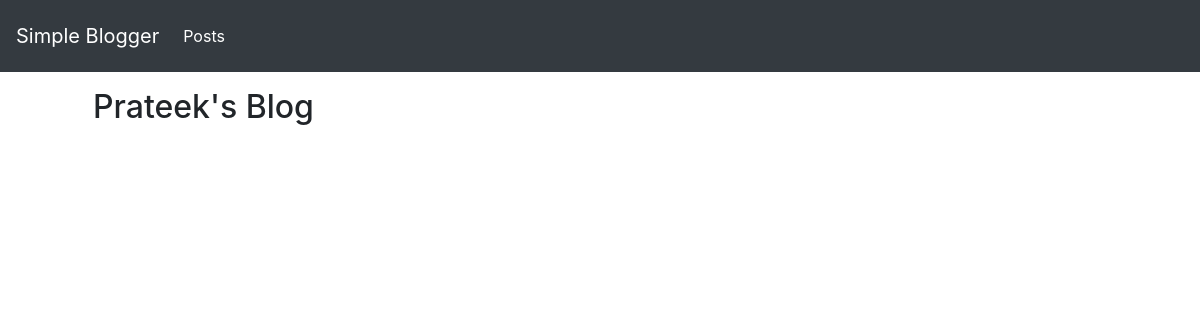
The page /blog/ on the database as committed earlier.
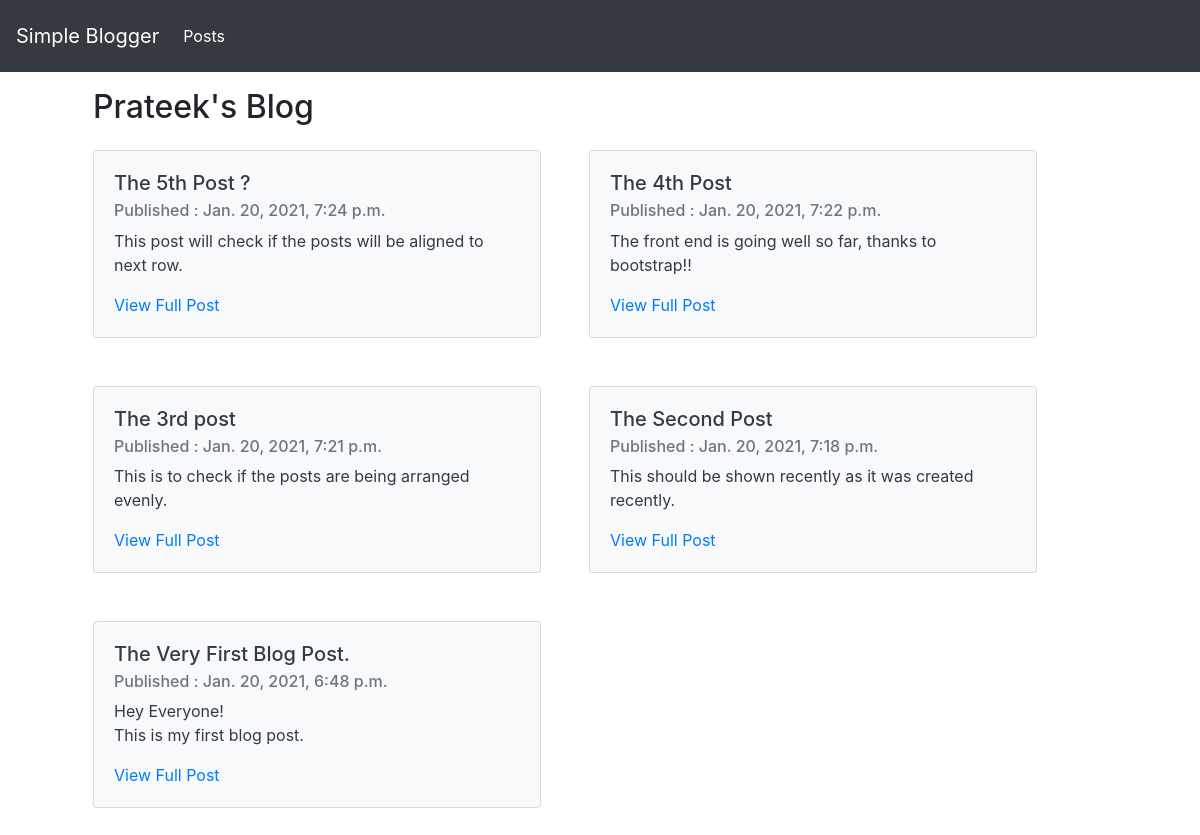
The same page on the database as committed later.
### blog/models.py (models this page shows, shortened)
class Post(models.Model):
    author          = models.ForeignKey('auth.User', on_delete=models.CASCADE)
    title           = models.CharField(max_length=150)
    text            = models.TextField()
    created_date    = models.DateTimeField(default=timezone.now)
    published_date  = models.DateTimeField(blank=True, null=True)

### blog/views.py (the view)
# urls.py: path('', post_list, name='post_list'),
def post_list(request):
    posts = Post.objects.filter(published_date__lte=timezone.now()).order_by('-published_date')
    stuff_for_frontend = {'posts': posts}
    return render(request, 'blog/post_list.html', stuff_for_frontend)

### blog/templates/blog/post_list.html (shortened to what this page needs)
{% extends "index.html" %}
{% block content %}
<div class="container">
    <div class="page-header">
        <h2 class="ml-5 mt-3 mb-4">Prateek's Blog</h2>
    </div>
    <div class="d-flex flex-wrap">
        {% for post in posts%}
            <div class="card text-dark bg-light mb-5 ml-5" style="width: 28rem;">
                <div class="card-body">
                    <h5 class="card-title">{{post.title}}</h5>
                    <h6 class="card-subtitle mb-2 text-muted">Published : {{post.published_date}}</h6>
                    <p class="card-text">{{post.text|linebreaksbr}}</p>
                    <a href="{% url 'post_detail' pk=post.pk %}" class="card-link">View Full Post</a>
                </div>
            </div>
        {% endfor %}
    </div>
</div>
{% endblock %}

### templates/index.html (shortened to what this page needs)
{% load static %}
<!DOCTYPE html>
<html lang="en">
<head>
    <link rel="stylesheet" href="https://stackpath.bootstrapcdn.com/bootstrap/4.4.1/css/bootstrap.min.css">
    <link rel="stylesheet" href="https://cdnjs.cloudflare.com/ajax/libs/font-awesome/5.15.2/css/all.min.css" />
    <link rel="stylesheet" href="{% static 'css/style.css' %}">
</head>
<body>
    <nav class="navbar navbar-expand-lg navbar-dark bg-dark p-3">
        <a class="navbar-brand" href="{% url 'post_list' %}">Simple Blogger</a>
        <div class="collapse navbar-collapse" id="navbarNavDropdown">
            <ul class="navbar-nav mr-auto">
                <li class="nav-item active">
                    <a class="nav-link" href="#"> Posts <span class="sr-only">(current)</span></a>
                </li>
            </ul>
        </div>
    </nav>
    {% block content %}
    {% endblock %}
</body>
</html>

Rows that differ between the two databases and show on the page:
added Post: title "The 5th Post ?", published_date "Jan. 20, 2021, 7:24 p.m.", text "This post will check if the posts will be aligned to next row."
added Post: title "The 4th Post", published_date "Jan. 20, 2021, 7:22 p.m.", text "The front end is going well so far, thanks to bootstrap!!"
added Post: title "The 3rd post", published_date "Jan. 20, 2021, 7:21 p.m.", text "This is to check if the posts are being arranged evenly."
added Post: title "The Second Post", published_date "Jan. 20, 2021, 7:18 p.m.", text "This should be shown recently as it was created recently."
now on this page (row edited): Post: title "The Very First Blog Post.", published_date "Jan. 20, 2021, 6:48 p.m.", text "Hey Everyone! This is my first blog post."
